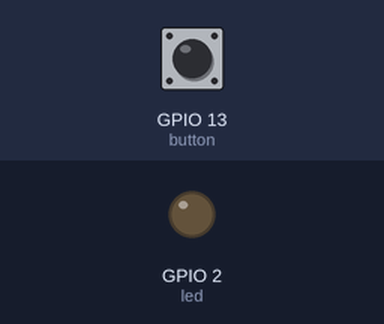
Simulated run of this program. Board: ESP32 board running MicroPython. On the bench: output pins drawn as LEDs (lit = HIGH). The test bench sets the inputs (shaded band); at power-on: GPIO 13 (button) HIGH. What the program prints to the serial console is not drawn.

Above: at 1.2 s.
1.3 s: GPIO 13 (button) pulled LOW for 0.15 s
At 1.37 s:
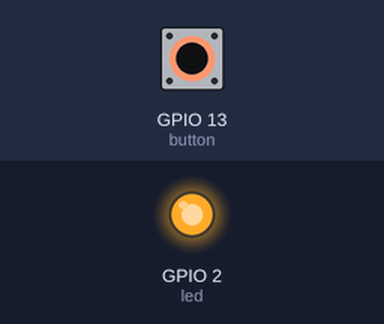
2.9 s: GPIO 13 (button) pulled LOW for 3.2 s
At 6.5 s:
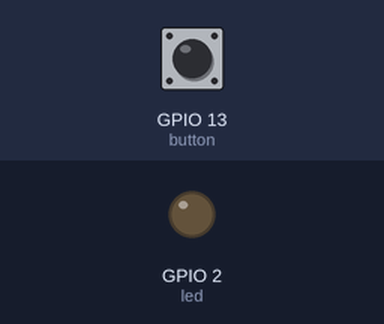
Timing chart, 0 to 8.0 s (numbered marks = the images above; inputs shaded):
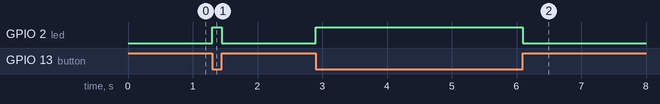

Measured:
- after the input at 1.3 s, GPIO 2 (led): LOW → HIGH at once, → LOW 0.15 s later
- after the input at 2.9 s, GPIO 2 (led): LOW → HIGH at once, → LOW 3.2 s later

The program:

button.py
```python
from machine import Pin
from time import sleep_ms
print("hello")

led=Pin(2,Pin.OUT)
button=Pin(13,Pin.IN,Pin.PULL_UP)


try:
    while True:
        print (button.value)
        if not button.value():
            led.value(1)
        else:
            led.value(0)

except:
    pass
```
